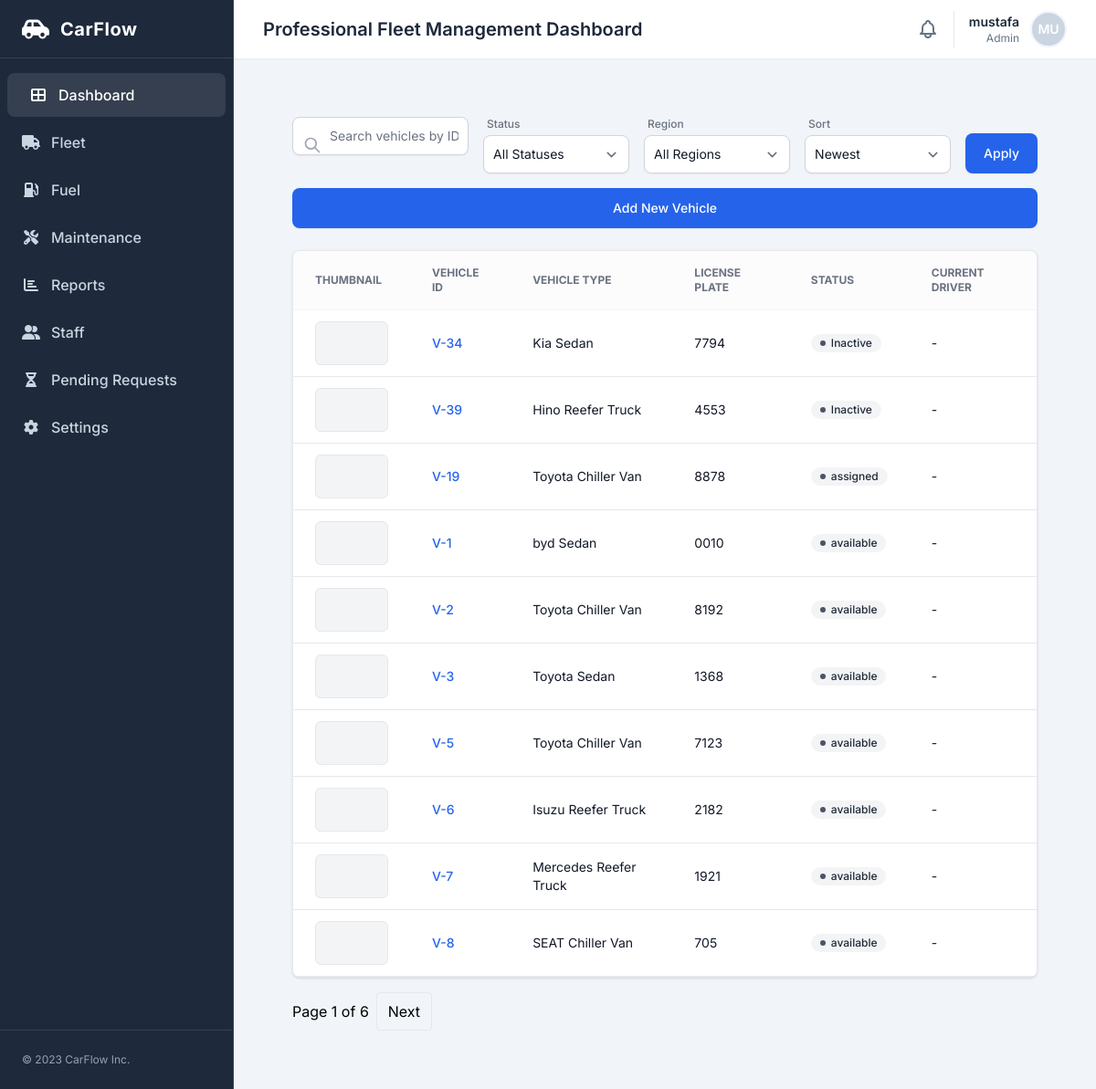
Screenshot of /fleet/ (signed in) with the database file from the repository.
### fleet/models.py (models this page shows, shortened)
class Car(models.Model):
    STATUS_CHOICES = [
        ("available", "Available"),
        ("assigned", "Assigned"),
        ("maintenance", "Maintenance"),
        ("inactive", "Inactive"),
    ]
    VEHICLE_TYPE_CHOICES = [
        ("Sedan", "Sedan"),
        ("Reefer Van", "Chiller Van"),
        ("Reefer Truck", "Reefer Truck"),
        ("Reefer Pickup", "Reefer Pickup"),
    ]
    plate_number = models.CharField(max_length=20, unique=True, db_index=True)
    brand = models.CharField(max_length=100, default='Unknown')
    vehicle_type = models.CharField(max_length=100, choices=VEHICLE_TYPE_CHOICES, verbose_name="Vehicle Type", default="Sedan")
    year = models.PositiveIntegerField()
    vin = models.CharField(max_length=64, blank=True)
    status = models.CharField(
        max_length=20,
        choices=STATUS_CHOICES,
        default="available",
        db_index=True,
    )
    region = models.ForeignKey(
        "accounts.Region",
        on_delete=models.SET_NULL,
        null=True,
        blank=True,
        related_name="cars",
    )
    notes = models.TextField(blank=True)
    current_mileage = models.PositiveIntegerField(default=0, db_index=True)
    qr_token = models.CharField(max_length=128, unique=True, null=True, blank=True, db_index=True)
    qr_enabled = models.BooleanField(default=True, db_index=True)
    qr_code_image = models.ImageField(upload_to="qr_codes/", null=True, blank=True)
    created_at = models.DateTimeField(auto_now_add=True)
    class Meta:
        ordering = ["plate_number"]

### fleet/views.py (the view)
# urls.py: path("", CarListView.as_view(), name="car_index"),
class CarListView(LoginRequiredMixin, ListView):
    model = Car
    paginate_by = 10
    template_name = "fleet/car_list.html"
    context_object_name = "cars"
    def get_queryset(self):
        qs = Car.objects.exclude(status="inactive").annotate(
            maintenance_count=Count("maintenance_requests")
        )
        q = self.request.GET.get("q")
        status = self.request.GET.get("status")
        sort = self.request.GET.get("sort")
        region = self.request.GET.get("region")
        if q:
            qs = qs.filter(Q(plate_number__icontains=q) | Q(brand__icontains=q) | Q(vehicle_type__icontains=q))
        if status:
            if status == "active":
                qs = qs.filter(status__in=["available", "assigned"])
            else:
                qs = qs.filter(status=status)
        if region:
            qs = qs.filter(region_id=region)
        if sort in {"plate_number", "brand", "vehicle_type", "year", "-year", "created_at", "-created_at"}:
            qs = qs.order_by(sort)
        if self.request.user.groups.filter(name="Driver").exists() and not (self.request.user.is_superuser or self.request.user.groups.filter(name__in=["Manager", "Fleet Manager", "Admin"]).exists()):
            assigned_ids = list(
                DriverAssignment.objects.filter(driver=self.request.user, active=True).values_list("car_id", flat=True)
            )
            qs = qs.filter(id__in=assigned_ids)
        return qs
    def get_context_data(self, **kwargs):
        context = super().get_context_data(**kwargs)
        context["regions"] = Region.objects.all()
        return context

### fleet/templates/fleet/car_list.html (shortened to what this page needs)
{% extends "base.html" %}
{% block content %}
<div class="flex-1 overflow-y-auto p-4 sm:p-6 lg:p-8 custom-scrollbar">
  <section class="bg-transparent mb-6">
    <div class="flex flex-col xl:flex-row gap-4 xl:items-end justify-between">
      <form method="get" class="flex flex-col md:flex-row gap-4 flex-1">
        <div class="relative w-full md:w-96">
          <div class="absolute inset-y-0 left-0 flex items-center pl-3 pointer-events-none">
          </div>
          <input class="block w-full p-2.5 pl-10 text-sm text-gray-900 border border-gray-300 rounded-lg bg-white focus:ring-blue-500 focus:border-blue-500 shadow-sm" name="q" value="{{ request.GET.q }}" placeholder="Search vehicles by ID, Model, Plate..." type="text">
        </div>
        <div class="relative w-full md:w-auto">
          <div class="flex flex-col">
            <label class="text-xs font-medium text-gray-500 mb-1 ml-1" for="status-filter">Status</label>
            <select class="bg-white border border-gray-300 text-gray-900 text-sm rounded-lg focus:ring-blue-500 focus:border-blue-500 block w-full p-2.5 min-w-[160px] shadow-sm" id="status-filter" name="status">
              <option value="">All Statuses</option>
            </select>
          </div>
        </div>
        <div class="relative w-full md:w-auto">
          <div class="flex flex-col">
            <label class="text-xs font-medium text-gray-500 mb-1 ml-1" for="region-filter">Region</label>
            <select class="bg-white border border-gray-300 text-gray-900 text-sm rounded-lg focus:ring-blue-500 focus:border-blue-500 block w-full p-2.5 min-w-[160px] shadow-sm" id="region-filter" name="region">
              <option value="">All Regions</option>
            </select>
          </div>
        </div>
        <div class="relative w-full md:w-auto">
          <div class="flex flex-col">
            <label class="text-xs font-medium text-gray-500 mb-1 ml-1" for="sort-filter">Sort</label>
            <select class="bg-white border border-gray-300 text-gray-900 text-sm rounded-lg focus:ring-blue-500 focus:border-blue-500 block w-full p-2.5 min-w-[160px] shadow-sm" id="sort-filter" name="sort">
              <option value="-created_at" {% if request.GET.sort == '-created_at' or not request.GET.sort %}selected{% endif %}>Newest</option>
            </select>
          </div>
        </div>
        <div class="flex items-end">
          <button type="submit" class="tap-target text-white bg-blue-600 hover:bg-blue-700 focus:ring-4 focus:ring-blue-300 font-medium rounded-lg text-sm px-5 py-2.5 focus:outline-none shadow-sm">Apply</button>
        </div>
      </form>
      <a href="{% url 'fleet:car_create' %}" class="tap-target text-white bg-blue-600 hover:bg-blue-700 focus:ring-4 focus:ring-blue-300 font-medium rounded-lg text-sm px-5 py-2.5 focus:outline-none shadow-sm flex-shrink-0 inline-flex items-center justify-center">Add New Vehicle</a>
    </div>
  </section>
  <section class="bg-white rounded-lg shadow border border-gray-200 overflow-hidden">
    <div class="table-scroll">
      <table class="w-full text-sm text-left text-gray-500">
        <thead class="text-xs text-gray-500 font-bold bg-gray-50/50 uppercase border-b border-gray-100">
          <tr>
            <th class="px-6 py-4 w-32" scope="col">Thumbnail</th>
            <th class="px-6 py-4" scope="col">Vehicle ID</th>
            <th class="px-6 py-4" scope="col">Vehicle Type</th>
            <th class="px-6 py-4" scope="col">License Plate</th>
            <th class="px-6 py-4" scope="col">Status</th>
            <th class="px-6 py-4" scope="col">Current Driver</th>
          </tr>
        </thead>
        <tbody>
          {% for car in cars %}
          <tr class="bg-white border-b hover:bg-gray-50 transition-colors">
            <td class="px-6 py-3">
              <div class="h-12 w-20 overflow-hidden rounded-md border border-gray-200 bg-gray-100"></div>
            </td>
            <td class="px-6 py-4 font-medium text-gray-900"><a href="{% url 'fleet:car_detail' car.pk %}" class="text-blue-600">V-{{ car.pk }}</a></td>
            <td class="px-6 py-4 text-gray-900">{{ car.brand }} {{ car.get_vehicle_type_display|default:car.vehicle_type }}</td>
            <td class="px-6 py-4 text-gray-900">{{ car.plate_number }}</td>
            <td class="px-6 py-4">
              {% if car.status == 'active' %}
              <span class="bg-green-100 text-green-800 text-xs font-medium px-2.5 py-0.5 rounded-full flex items-center w-fit gap-1.5"><span class="w-1.5 h-1.5 rounded-full bg-green-600"></span> Active</span>
              {% elif car.status == 'maintenance' %}
              <span class="bg-yellow-100 text-yellow-800 text-xs font-medium px-2.5 py-0.5 rounded-full flex items-center w-fit gap-1.5"><span class="w-1.5 h-1.5 rounded-full bg-yellow-600"></span> In Maintenance</span>
              {% elif car.status == 'inactive' %}
              <span class="bg-red-100 text-red-800 text-xs font-medium px-2.5 py-0.5 rounded-full flex items-center w-fit gap-1.5"><span class="w-1.5 h-1.5 rounded-full bg-red-600"></span> Inactive</span>
              {% else %}
              <span class="bg-gray-100 text-gray-800 text-xs font-medium px-2.5 py-0.5 rounded-full flex items-center w-fit gap-1.5"><span class="w-1.5 h-1.5 rounded-full bg-gray-600"></span> {{ car.status }}</span>
              {% endif %}
            </td>
            <td class="px-6 py-4 text-gray-900">-</td>
          </tr>
          {% empty %}
          <tr><td class="px-6 py-4" colspan="6">No cars</td></tr>
          {% endfor %}
        </tbody>
      </table>
    </div>
  </section>
  {% if is_paginated %}
  <div class="mt-4 flex items-center space-x-2">
    <span>Page {{ page_obj.number }} of {{ paginator.num_pages }}</span>
    {% if page_obj.has_next %}
      <a class="px-3 py-2 border rounded" href="?page={{ page_obj.next_page_number }}">Next</a>
    {% endif %}
  </div>
  {% endif %}
</div>
{% endblock %}

### templates/partials/navbar.html (shortened to what this page needs)
<header class="h-16 flex items-center justify-between px-4 sm:px-6 lg:px-8 bg-white shadow-sm z-10">
<div class="flex items-center gap-3">
<h1 class="text-base sm:text-xl font-semibold text-slate-800 truncate max-w-[60vw] md:max-w-none">Professional Fleet Management Dashboard</h1>
</div>
<div class="flex items-center space-x-4">
<button class="text-slate-500 hover:text-slate-700 focus:outline-none">
</button>
<div class="flex items-center gap-3 border-l border-slate-200 pl-4 relative">
    <button id="user-menu-btn" class="flex items-center gap-3 focus:outline-none">
        <div class="text-right hidden sm:block">
            <p class="text-sm font-semibold text-slate-800">
                {% if request.user.is_authenticated %}
                    {{ request.user.get_full_name|default:request.user.username }}
                {% else %}
                    Guest
                {% endif %}
            </p>
            <p class="text-xs text-slate-500">
                {% if request.user.is_authenticated and request.user.groups.first %}
                    {{ request.user.groups.first.name }}
                {% elif request.user.is_authenticated %}
                    User
                {% else %}
                    Guest
                {% endif %}
            </p>
        </div>
        <div class="h-10 w-10 rounded-full bg-slate-300 flex items-center justify-center text-white font-semibold text-sm border-2 border-slate-100">
            {% if request.user.is_authenticated %}
                {{ request.user.username|slice:":2"|upper }}
            {% else %}
                GU
            {% endif %}
        </div>
    </button>
</div>
</header>

### templates/base.html (style rules this page uses)
body { font-family:'Inter',sans-serif;background-color:#f3f4f6 }

### rows the page displays
Car: pk "34", brand "Kia", vehicle_type "Sedan", plate_number "7794", status "Inactive"
Car: pk "39", brand "Hino", vehicle_type "Reefer Truck", plate_number "4553", status "Inactive"
Car: pk "19", brand "Toyota", vehicle_type "Chiller Van", plate_number "8878", status "assigned"
Car: pk "1", brand "byd", vehicle_type "Sedan", plate_number "0010", status "available"
Car: pk "2", brand "Toyota", vehicle_type "Chiller Van", plate_number "8192", status "available"
Car: pk "3", brand "Toyota", vehicle_type "Sedan", plate_number "1368", status "available"
Car: pk "5", brand "Toyota", vehicle_type "Chiller Van", plate_number "7123", status "available"
Car: pk "6", brand "Isuzu", vehicle_type "Reefer Truck", plate_number "2182", status "available"
Car: pk "7", brand "Mercedes", vehicle_type "Reefer Truck", plate_number "1921", status "available"
Car: pk "8", brand "SEAT", vehicle_type "Chiller Van", plate_number "705", status "available"

### other values shown
{{ request.user.get_full_name|default:request.user.username }} "mustafa"
{{ request.user.groups.first.name }} "Admin"
{{ request.user.username|slice:":2"|upper }} "MU"
{{ page_obj.number }} "1"
{{ paginator.num_pages }} "6"
